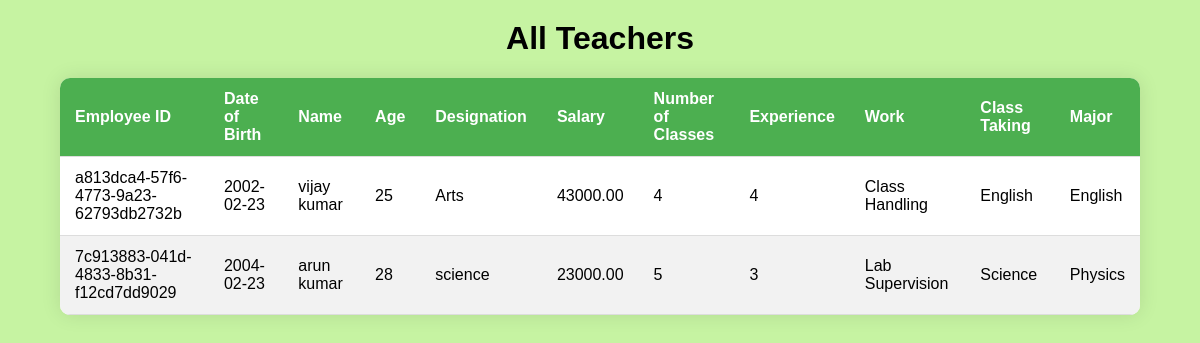
The page /show_all_teachers on the database as committed earlier.
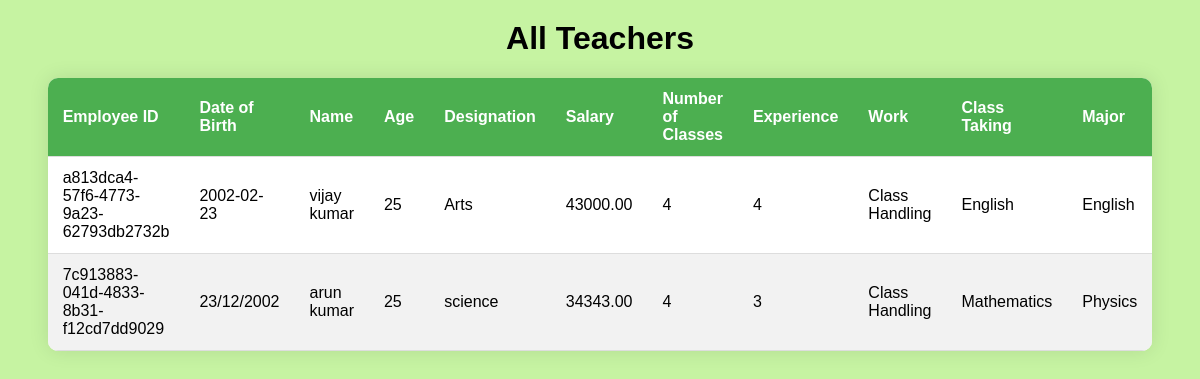
The same page on the database as committed later.
### teacher_management_project/models.py (models this page shows, shortened)
class Teacher(models.Model):
    employee_id = models.UUIDField(primary_key=True, default=uuid.uuid4, editable=False)
    name = models.CharField(max_length=100)
    date_of_birth = models.CharField(max_length=10)
    age = models.IntegerField()
    Numberofclasses = models.IntegerField(default=0)
    designation = models.CharField(max_length=100)
    salary = models.DecimalField(max_digits=10, decimal_places=2)
    experience = models.IntegerField()
    work = models.CharField(max_length=100, choices=[
        ('Class Handling', 'Class Handling'),
        ('Lab Supervision', 'Lab Supervision'),
        ('Extracurricular Activities', 'Extracurricular Activities')
    ])
    classtaking = models.CharField(max_length=100, choices=[
        ('Mathematics', 'Mathematics'),
        ('Science', 'Science'),
        ('English', 'English'),
        ('History', 'History'),
        ('Geography', 'Geography'),
        ('Physics', 'Physics'),
        ('Chemistry', 'Chemistry')
    ])
    major = models.CharField(max_length=100, choices=[
        ('Physics', 'Physics'),
        ('Chemistry', 'Chemistry'),
        ('Biology', 'Biology'),
        ('Mathematics', 'Mathematics'),
        ('English', 'English'),
        ('History', 'History'),
        ('Geography', 'Geography')
    ])

### teacher_management_project/views.py (the view)
# urls.py: path('show_all_teachers', views.show_all_teachers, name='show_all_teachers'),
def show_all_teachers(request):
    teachers = Teacher.objects.all()
    return render(request, 'show_all_teachers.html', {'teachers': teachers})

### teacher_management_project/templates/show_all_teachers.html (shortened to what this page needs)
<!DOCTYPE html>
<html lang="en">
<head>
</head>
<body>
    <h1>All Teachers</h1>
    <table>
        <thead>
            <tr>
                <th>Employee ID</th>
                <th>Date of Birth</th>
                <th>Name</th>
                <th>Age</th>
                <th>Designation</th>
                <th>Salary</th>
                <th>Number of Classes</th>
                <th>Experience</th>
                <th>Work</th>
                <th>Class Taking</th>
                <th>Major</th>
            </tr>
        </thead>
        <tbody>
            {% for teacher in teachers %}
            <tr>
                <td>{{ teacher.employee_id }}</td>
                <td>{{ teacher.date_of_birth }}</td>
                <td>{{ teacher.name }}</td>
                <td>{{ teacher.age }}</td>
                <td>{{ teacher.designation }}</td>
                <td>{{ teacher.salary }}</td>
                <td>{{ teacher.Numberofclasses }}</td>
                <td>{{ teacher.experience }}</td>
                <td>{{ teacher.work }}</td>
                <td>{{ teacher.classtaking }}</td>
                <td>{{ teacher.major }}</td>
            </tr>
            {% endfor %}
        </tbody>
    </table>
</body>
</html>

### teacher_management_project/templates/show_all_teachers.html (style rules this page uses)
body { font-family: Arial, sans-serif; background-color: #c6f3a2; margin: 0; padding: 0; }
h1 { text-align: center; margin-top: 20px; }
table { width: 90%; margin: 20px auto; border-collapse: collapse; border-radius: 10px; overflow: hidden; box-shadow: 0 0 20px rgba(0, 0, 0, 0.1); background-color: #fff; }
th, td { padding: 12px 15px; text-align: left; border-bottom: 1px solid #ddd; }
th { background-color: #4CAF50; color: white; }
tbody tr:nth-child(even) { background-color: #f2f2f2; }

Rows that differ between the two databases and show on the page:
changed Teacher "7c913883-041d-4833-8b31-f12cd7dd9029": date_of_birth "2004-02-23" → "23/12/2002"; age "28" → "25"; salary "23000.00" → "34343.00"; Numberofclasses "5" → "4"; work "Lab Supervision" → "Class Handling"; classtaking "Science" → "Mathematics"
